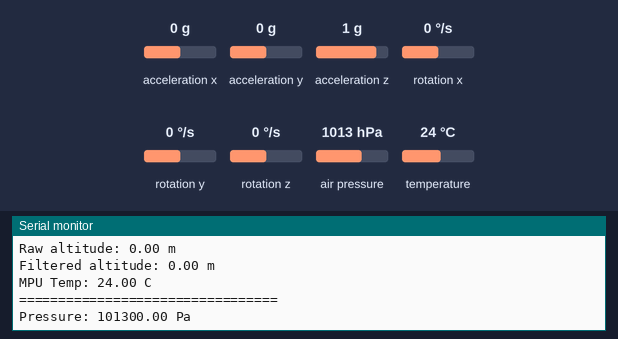
Recording of a sketch running on a simulated Arduino Uno, built with avr-gcc and run on an emulated ATmega328P. On the bench: the last lines printed to the serial monitor. The inputs (shaded band) are chosen by the test bench; at power-on: air pressure 1013 hPa, temperature 24 °C, acceleration x 0 g, acceleration y 0 g, acceleration z 1 g, rotation x 0 °/s, rotation y 0 °/s, rotation z 0 °/s.

Above: at 1.3 s.
1.4 s: air pressure set to 952 hPa
At 2.1 s:
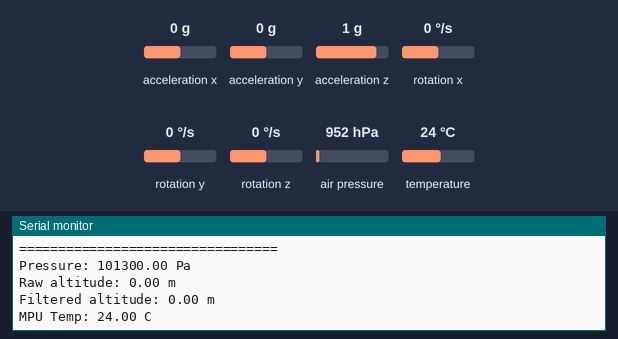
5.6 s: air pressure set to 1048 hPa
At 6.4 s:
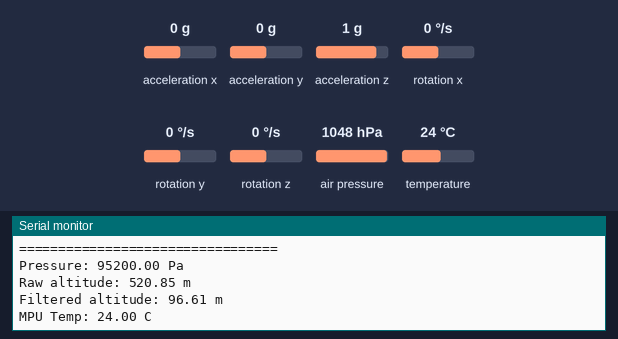
9.8 s: temperature set to 12 °C
At 10.7 s:
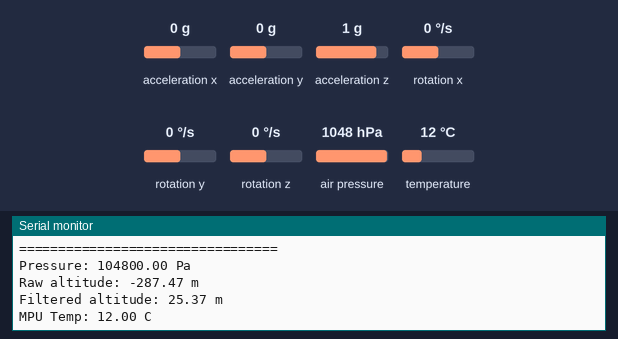
Timing chart, 0 to 12.8 s (numbered marks = the images above; inputs shaded):
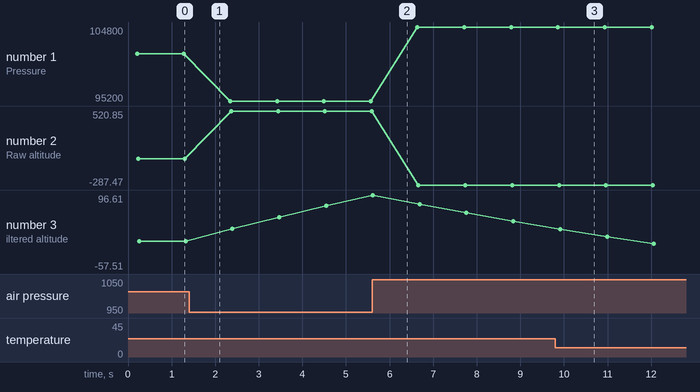

The sketch:

Test_BMP180_calibrate.ino
```cpp
#include <Adafruit_MPU6050.h>
#include <Adafruit_BMP085.h>
#include <Adafruit_Sensor.h>
#include <Wire.h>

Adafruit_MPU6050 mpu;
Adafruit_BMP085 bmp;

float knownAltitude = 0.0;   // meters (altitude at power-on)
float seaLevelPressure = 101325.0;

float filteredAltitude = 0.0;
float alpha = 0.95;   // smoothing factor

void setup() {
  Serial.begin(9600);
  while (!Serial) delay(10);

  Serial.println("Initializing sensors...");

  if (!bmp.begin()) {
    Serial.println("BMP085 not found!");
    while (1);
  }

  if (!mpu.begin()) {
    Serial.println("MPU6050 not found!");
    while (1);
  }

  Serial.println("Sensors OK");

  mpu.setAccelerometerRange(MPU6050_RANGE_8_G);
  mpu.setGyroRange(MPU6050_RANGE_500_DEG);
  mpu.setFilterBandwidth(MPU6050_BAND_21_HZ);

  calibrateBarometer();

  filteredAltitude = bmp.readAltitude(seaLevelPressure);
}

void loop() {
  sensors_event_t a, g, temp;
  mpu.getEvent(&a, &g, &temp);

  float pressure = bmp.readPressure();
  float rawAltitude = bmp.readAltitude(seaLevelPressure);

  // Exponential low-pass filter
  filteredAltitude = alpha * filteredAltitude + (1.0 - alpha) * rawAltitude;

  Serial.println("=================================");
  Serial.print("Pressure: ");
  Serial.print(pressure);
  Serial.println(" Pa");

  Serial.print("Raw altitude: ");
  Serial.print(rawAltitude);
  Serial.println(" m");

  Serial.print("Filtered altitude: ");
  Serial.print(filteredAltitude);
  Serial.println(" m");

  Serial.print("MPU Temp: ");
  Serial.print(temp.temperature);
  Serial.println(" C");

  Serial.println();
  delay(1000);
}

void calibrateBarometer() {
  Serial.println("Calibrating barometer...");

  float pressure = bmp.readPressure();

  // Calculate sea-level pressure from known altitude
  seaLevelPressure = pressure / pow(
    1.0 - (knownAltitude / 44330.0),
    5.255
  );

  Serial.print("Measured pressure: ");
  Serial.print(pressure);
  Serial.println(" Pa");

  Serial.print("Calculated sea-level pressure: ");
  Serial.print(seaLevelPressure);
  Serial.println(" Pa");

  Serial.println("Calibration complete.");
}
```

Measured:
- after the input at 9.8 s, the serial monitor: prints a new line after 0.14 s (image 3)
- plotted number 1: 101300 → 95200 after the input at 1.4 s, 95200 → 104800 after the input at 5.6 s
- plotted number 2: 0 → 520.85 after the input at 1.4 s, 520.85 → -287.47 after the input at 5.6 s
- plotted number 3: 0 → 74.29 after the input at 1.4 s, 74.29 → 41.83 after the input at 5.6 s
